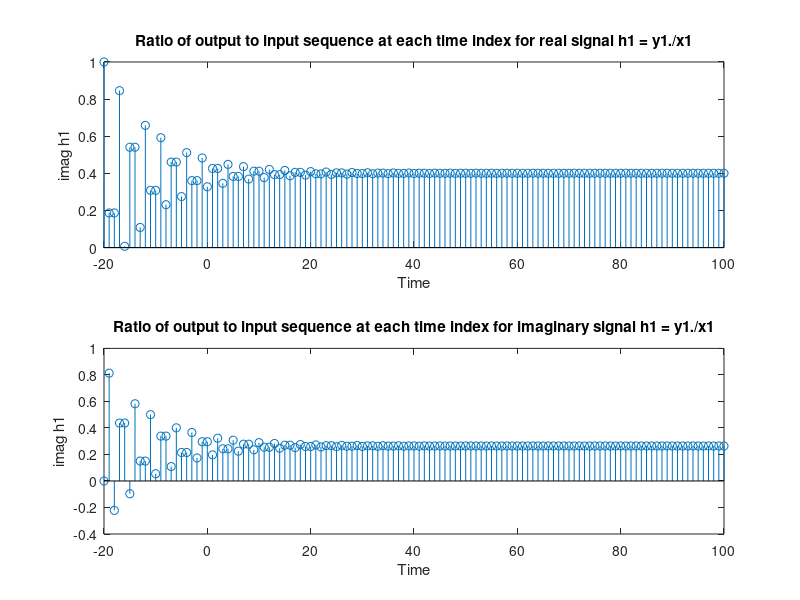
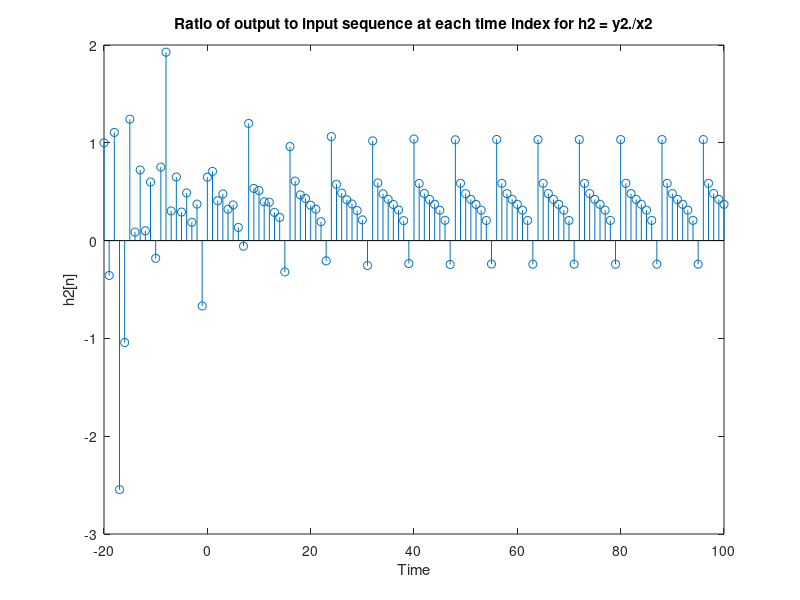
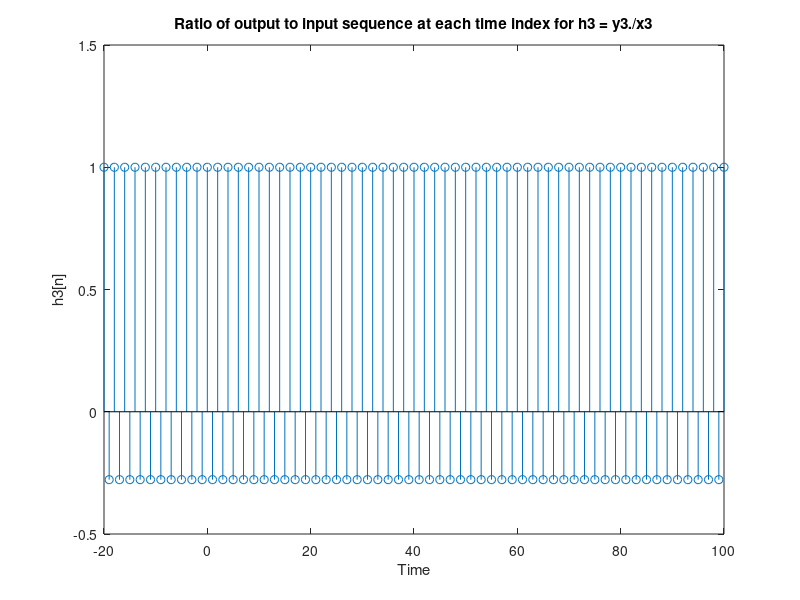
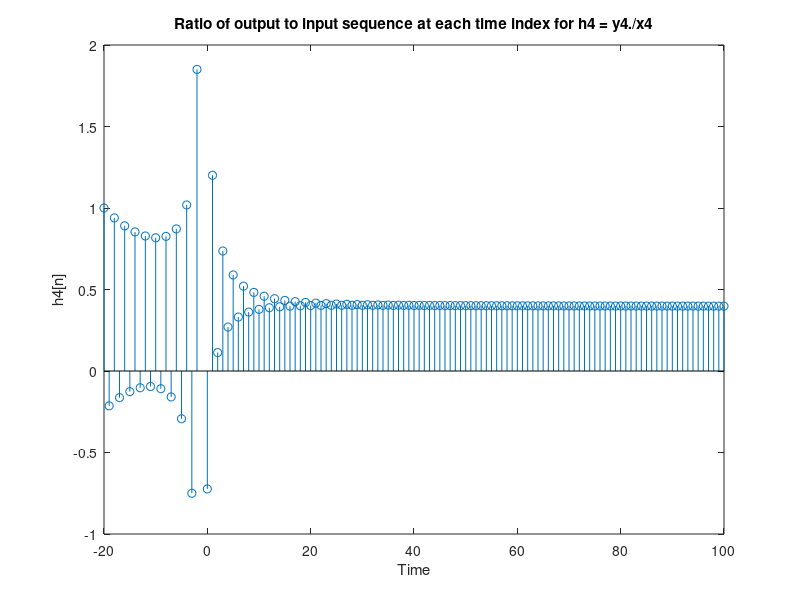

Source code (MATLAB) for these figures, in order:
%Daniel Noyes
%Group 11
%Problem 3.4 (c)

disp('Problem 3.4(c)')

n = -20:100;
x1 = exp(j*(pi/4)*n);
x2 = sin(n*(pi/8) + pi/16);
x3 = (9/10).^n;
x4 = n+1;

a = [1 -0.25];
b = [1 0.9];

%calculate the y function from the constant-coefficient edifference equation
y1 = filter(a,b,x1);
y2 = filter(a,b,x2);
y3 = filter(a,b,x3);
y4 = filter(a,b,x4);

h1 = y1./x1;
h2 = y2./x2;
h3 = y3./x3;
h4 = y4./x4;


figure(1)
subplot(211)
stem(n,real(h1));
title('Ratio of output to input sequence at each time index for real signal h1 = y1./x1')
xlabel('Time')
ylabel('imag h1')

subplot(212)
stem(n,imag(h1));
title('Ratio of output to input sequence at each time index for imaginary signal h1 = y1./x1')
xlabel('Time')
ylabel('imag h1')

figure(2)
stem(n,h2);
title('Ratio of output to input sequence at each time index for h2 = y2./x2')
xlabel('Time')
ylabel('h2[n]')

figure(3)
stem(n,h3);
title('Ratio of output to input sequence at each time index for h3 = y3./x3')
xlabel('Time')
ylabel('h3[n]')

figure(4)
stem(n,h4);
title('Ratio of output to input sequence at each time index for h4 = y4./x4')
xlabel('Time')
ylabel('h4[n]')
